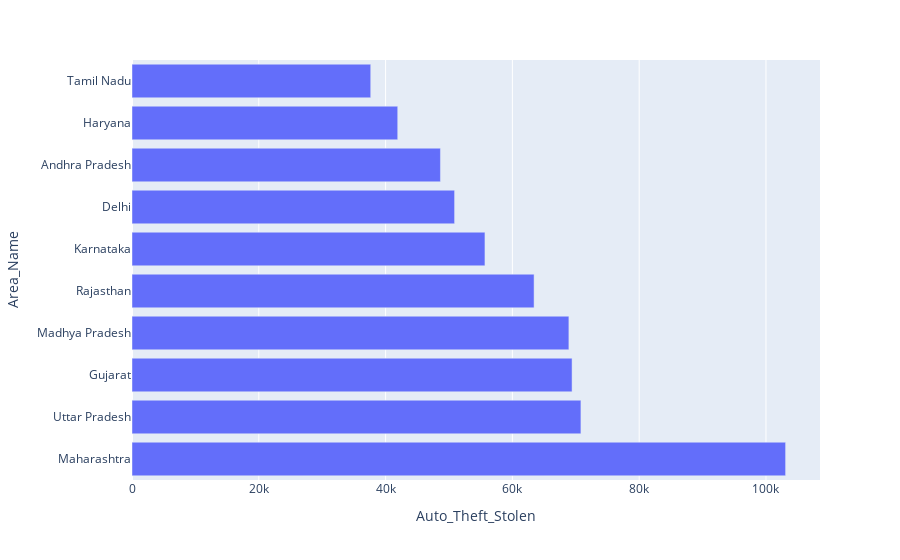

Here is the notebook cell this chart was saved with:
### Code cell
fig = px.bar(auto_theft_10, x = 'Auto_Theft_Stolen', y = 'Area_Name')
fig.show()

### Figure 1 — Plotly figure (JSON) as saved in the notebook; plotly's stock layout.template omitted (floating-point values rounded to 4 significant figures)
{"data": [{"alignmentgroup": "True", "hovertemplate": "Auto_Theft_Stolen=%{x}<br>Area_Name=%{y}<extra></extra>", "legendgroup": "", "marker": {"color": "#636efa", "pattern": {"shape": ""}}, "name": "", "offsetgroup": "", "orientation": "h", "showlegend": false, "textposition": "auto", "type": "bar", "x": [103096, 70810, 69414, 68913, 63423, 55673, 50884, 48654, 41915, 37656], "xaxis": "x", "y": ["Maharashtra", "Uttar Pradesh", "Gujarat", "Madhya Pradesh", "Rajasthan", "Karnataka", "Delhi", "Andhra Pradesh", "Haryana", "Tamil Nadu"], "yaxis": "y"}], "layout": {"barmode": "relative", "legend": {"tracegroupgap": 0}, "margin": {"t": 60}, "xaxis": {"anchor": "y", "domain": [0, 1], "title": {"text": "Auto_Theft_Stolen"}}, "yaxis": {"anchor": "x", "domain": [0, 1], "title": {"text": "Area_Name"}}}}
